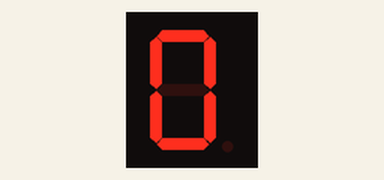
Recording of a sketch running on a simulated Arduino Uno, built with avr-gcc and run on an emulated ATmega328P. Parts: 1-digit seven-segment display. Wiring (inferred from the names in the program): 1-digit 7-segment display, segments lit when HIGH: segments pin 12, pin 11, pin 10, pin 9, pin 8, pin 6, pin 7. The segment pins are drawn as the display they are named for.

Above: at 0.1 s.
At 10.1 s:
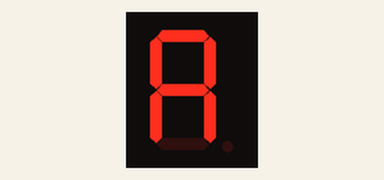
At 15.1 s:
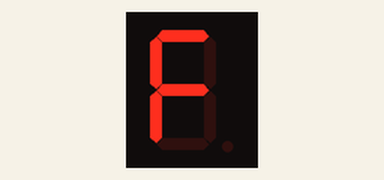
At 20.1 s:
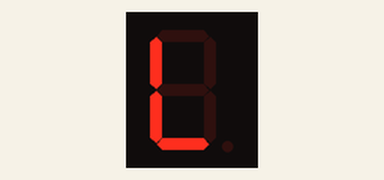
At 27.6 s:
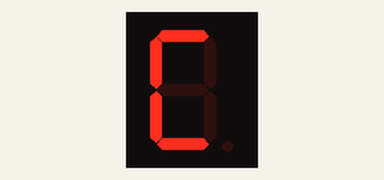
At 39.1 s:
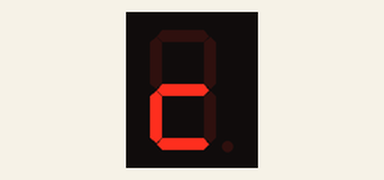

Measured:
- what the display in image 1 shows lasts 1.0 s, from 10.0 s to 11.0 s
- what the display in image 3 shows lasts 2.5 s, from 20.0 s to 22.5 s

The sketch:

contador.ino
```cpp
const int a = 12;
const int b = 11;
const int c = 10;
const int d = 9;
const int e = 8;
const int f = 6;
const int g = 7;
const int p = 5;

void setup() {
  pinMode(a,OUTPUT);
  pinMode(b,OUTPUT);
  pinMode(c,OUTPUT);
  pinMode(d,OUTPUT);
  pinMode(e,OUTPUT);
  pinMode(f,OUTPUT);
  pinMode(g,OUTPUT);
}

void loop() {
  //escreve 0
  digitalWrite(a,HIGH);
  digitalWrite(b,HIGH);
  digitalWrite(c,HIGH);
  digitalWrite(d,HIGH);
  digitalWrite(e,HIGH);
  digitalWrite(f,HIGH);
  digitalWrite(g,LOW);
  delay(1000);
  //esceve 1
  digitalWrite(a,LOW);
  digitalWrite(b,HIGH);
  digitalWrite(c,HIGH);
  digitalWrite(d,LOW);
  digitalWrite(e,LOW);
  digitalWrite(f,LOW);
  digitalWrite(g,LOW);
  delay(1000);
  //Escreve 2
  digitalWrite(a,HIGH);
  digitalWrite(b,HIGH);
  digitalWrite(c,LOW);
  digitalWrite(d,HIGH);
  digitalWrite(e,HIGH);
  digitalWrite(f,LOW);
  digitalWrite(g,HIGH);
  delay(1000);
  //escreve 3
  digitalWrite(a,HIGH);
  digitalWrite(b,HIGH);
  digitalWrite(c,HIGH);
  digitalWrite(d,HIGH);
  digitalWrite(e,LOW);
  digitalWrite(f,LOW);
  digitalWrite(g,HIGH);
  delay(1000);
  //escreve 4
  digitalWrite(a,LOW);
  digitalWrite(b,HIGH);
  digitalWrite(c,HIGH);
  digitalWrite(d,LOW);
  digitalWrite(e,LOW);
  digitalWrite(f,HIGH);
  digitalWrite(g,HIGH);
  delay(1000);
  //escreva 5
  digitalWrite(a,HIGH);
  digitalWrite(b,LOW);
  digitalWrite(c,HIGH);
  digitalWrite(d,HIGH);
  digitalWrite(e,LOW);
  digitalWrite(f,HIGH);
  digitalWrite(g,HIGH);
  delay(1000);
  //escreve 6
  digitalWrite(a,HIGH);
  digitalWrite(b,LOW);
  digitalWrite(c,HIGH);
  digitalWrite(d,HIGH);
  digitalWrite(e,HIGH);
  digitalWrite(f,HIGH);
  digitalWrite(g,HIGH);
  delay(1000);
  //escreve 7
  digitalWrite(a,HIGH);
  digitalWrite(b,HIGH);
  digitalWrite(c,HIGH);
  digitalWrite(d,LOW);
  digitalWrite(e,LOW);
  digitalWrite(f,LOW);
  digitalWrite(g,LOW);
  delay(1000);
  //escreve 8
  digitalWrite(a,HIGH);
  digitalWrite(b,HIGH);
  digitalWrite(c,HIGH);
  digitalWrite(d,HIGH);
  digitalWrite(e,HIGH);
  digitalWrite(f,HIGH);
  digitalWrite(g,HIGH);
  delay(1000);
  //escreve 9
  digitalWrite(a,HIGH);
  digitalWrite(b,HIGH);
  digitalWrite(c,HIGH);
  digitalWrite(d,LOW);
  digitalWrite(e,LOW);
  digitalWrite(f,HIGH);
  digitalWrite(g,HIGH);
  delay(1000);
  //escreve a
  digitalWrite(a,HIGH);
  digitalWrite(b,HIGH);
  digitalWrite(c,HIGH);
  digitalWrite(d,LOW);
  digitalWrite(e,HIGH);
  digitalWrite(f,HIGH);
  digitalWrite(g,HIGH);
  delay(1000);
  //escreve b
  digitalWrite(a,LOW);
  digitalWrite(b,LOW);
  digitalWrite(c,HIGH);
  digitalWrite(d,HIGH);
  digitalWrite(e,HIGH);
  digitalWrite(f,HIGH);
  digitalWrite(g,HIGH);
  delay(1000);
  //escreve c
  digitalWrite(a,HIGH);
  digitalWrite(b,LOW);
  digitalWrite(c,LOW);
  digitalWrite(d,HIGH);
  digitalWrite(e,HIGH);
  digitalWrite(f,HIGH);
  digitalWrite(g,LOW);
  delay(1000);
  //escreve D
  digitalWrite(a,LOW);
  digitalWrite(b,HIGH);
  digitalWrite(c,HIGH);
  digitalWrite(d,HIGH);
  digitalWrite(e,HIGH);
  digitalWrite(f,LOW);
  digitalWrite(g,HIGH);
  delay(1000);
  //escreve E
  digitalWrite(a,HIGH);
  digitalWrite(b,LOW);
  digitalWrite(c,LOW);
  digitalWrite(d,HIGH);
  digitalWrite(e,HIGH);
  digitalWrite(f,HIGH);
  digitalWrite(g,HIGH);
  delay(1000);
  //escreve F
  digitalWrite(a,HIGH);
  digitalWrite(b,LOW);
  digitalWrite(c,LOW);
  digitalWrite(d,LOW);
  digitalWrite(e,HIGH);
  digitalWrite(f,HIGH);
  digitalWrite(g,HIGH);
  delay(1000);
  //escreve G
  digitalWrite(a,HIGH);
  digitalWrite(b,LOW);
  digitalWrite(c,HIGH);
  digitalWrite(d,HIGH);
  digitalWrite(e,HIGH);
  digitalWrite(f,HIGH);
  digitalWrite(g,LOW);
  delay(1000);
  //escreve H
  digitalWrite(a,LOW);
  digitalWrite(b,HIGH);
  digitalWrite(c,HIGH);
  digitalWrite(d,LOW);
  digitalWrite(e,HIGH);
  digitalWrite(f,HIGH);
  digitalWrite(g,HIGH);
  delay(1000);
  //escreve I
  digitalWrite(a,LOW);
  digitalWrite(b,HIGH);
  digitalWrite(c,HIGH);
  digitalWrite(d,LOW);
  digitalWrite(e,LOW);
  digitalWrite(f,LOW);
  digitalWrite(g,LOW);
  delay(1000);
  //escreve J
  digitalWrite(a,LOW);
  digitalWrite(b,HIGH);
  digitalWrite(c,HIGH);
  digitalWrite(d,HIGH);
  digitalWrite(e,HIGH);
  digitalWrite(f,LOW);
  digitalWrite(g,LOW);
  delay(1000);
  //escreve L
  digitalWrite(a,LOW);
  digitalWrite(b,LOW);
  digitalWrite(c,LOW);
  digitalWrite(d,HIGH);
  digitalWrite(e,HIGH);
  digitalWrite(f,HIGH);
  digitalWrite(g,LOW);
  delay(2500);

  digitalWrite(a,LOW);
  digitalWrite(b,LOW);
  digitalWrite(c,LOW);
  digitalWrite(d,LOW);
  digitalWrite(e,LOW);
  digitalWrite(f,LOW);
  digitalWrite(g,LOW);
  for(int i = 0; i < 3; ++i){
    digitalWrite(p,HIGH);
    delay(500);
    digitalWrite(p,LOW);
    delay(500);
  }

  //escreve L
  digitalWrite(a,LOW);
  digitalWrite(b,LOW);
  digitalWrite(c,LOW);
  digitalWrite(d,HIGH);
  digitalWrite(e,HIGH);
  digitalWrite(f,HIGH);
  digitalWrite(g,LOW);
  delay(1000);
  //escreve U
  digitalWrite(a,LOW);
  digitalWrite(b,HIGH);
  digitalWrite(c,HIGH);
  digitalWrite(d,HIGH);
  digitalWrite(e,HIGH);
  digitalWrite(f,HIGH);
  digitalWrite(g,LOW);
  delay(1000);
  //escreve c
  digitalWrite(a,HIGH);
  digitalWrite(b,LOW);
  digitalWrite(c,LOW);
  digitalWrite(d,HIGH);
  digitalWrite(e,HIGH);
  digitalWrite(f,HIGH);
  digitalWrite(g,LOW);
  delay(1000);
  //escreve a
  digitalWrite(a,HIGH);
  digitalWrite(b,HIGH);
  digitalWrite(c,HIGH);
  digitalWrite(d,LOW);
  digitalWrite(e,HIGH);
  digitalWrite(f,HIGH);
  digitalWrite(g,HIGH);
  delay(1000);
  //escreve s
  digitalWrite(a,HIGH);
  digitalWrite(b,LOW);
  digitalWrite(c,HIGH);
  digitalWrite(d,HIGH);
  digitalWrite(e,LOW);
  digitalWrite(f,HIGH);
  digitalWrite(g,HIGH);
  delay(1000);

  delay(2500);

  digitalWrite(a,LOW);
  digitalWrite(b,LOW);
  digitalWrite(c,LOW);
  digitalWrite(d,LOW);
  digitalWrite(e,LOW);
  digitalWrite(f,LOW);
  digitalWrite(g,LOW);
  for(int i = 0; i < 3; ++i){
    digitalWrite(p,HIGH);
    delay(500);
    digitalWrite(p,LOW);
    delay(500);
  }

   //escreve E
  digitalWrite(a,HIGH);
  digitalWrite(b,LOW);
  digitalWrite(c,LOW);
  digitalWrite(d,HIGH);
  digitalWrite(e,HIGH);
  digitalWrite(f,HIGH);
  digitalWrite(g,HIGH);
  delay(1000);

   //escreve E
  digitalWrite(a,LOW);
  digitalWrite(b,LOW);
  digitalWrite(c,LOW);
  digitalWrite(d,LOW);
  digitalWrite(e,HIGH);
  digitalWrite(f,HIGH);
  digitalWrite(g,HIGH);
  delay(1000);

    //escreve I
  digitalWrite(a,LOW);
  digitalWrite(b,LOW);
  digitalWrite(c,HIGH);
  digitalWrite(d,LOW);
  digitalWrite(e,LOW);
  digitalWrite(f,LOW);
  digitalWrite(g,LOW);
  delay(1000);

   digitalWrite(a,LOW);
  digitalWrite(b,LOW);
  digitalWrite(c,LOW);
  digitalWrite(d,HIGH);
  digitalWrite(e,HIGH);
  digitalWrite(f,LOW);
  digitalWrite(g,HIGH);
  delay(1000);


}
```
